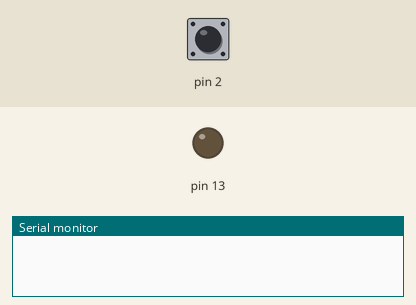
Recording of a sketch running on a simulated Arduino Uno, built with avr-gcc and run on an emulated ATmega328P. On the bench: output pins drawn as LEDs (lit = HIGH), the last lines printed to the serial monitor. Inputs (shaded band) come from the test bench; at power-on: pin 2 HIGH.

Above: at 1.2 s.
1.3 s: pin 2 pulled LOW for 0.15 s
At 1.37 s:
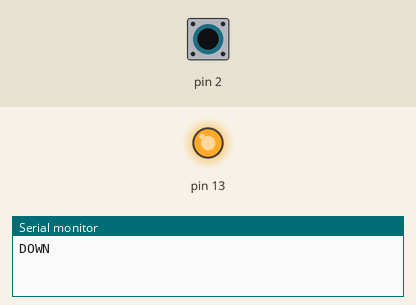
2.9 s: pin 2 pulled LOW for 3.2 s
At 7.3 s:
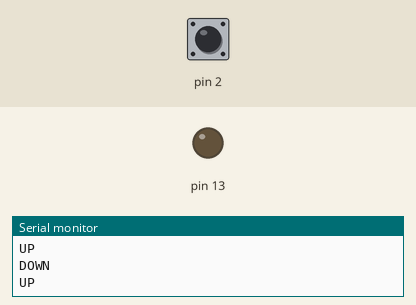
Timing chart, 0 to 8.8 s (numbered marks = the images above; inputs shaded):
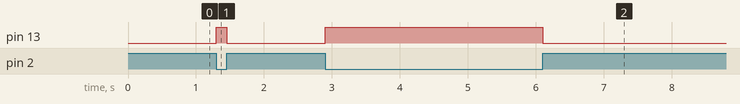

The sketch:

button_led.ino
```cpp
// LED on pin 13 follows a button on pin 2 (INPUT_PULLUP, active low).
void setup() {
  pinMode(2, INPUT_PULLUP);
  pinMode(13, OUTPUT);
  Serial.begin(115200);
}
void loop() {
  bool pressed = digitalRead(2) == LOW;
  digitalWrite(13, pressed ? HIGH : LOW);
  static bool last = false;
  if (pressed != last) { Serial.println(pressed ? "DOWN" : "UP"); last = pressed; }
}
```

Measured:
- after the input at 1.3 s, pin 13: LOW → HIGH at once, → LOW 0.15 s later
- after the input at 2.9 s, pin 13: LOW → HIGH at once, → LOW 3.2 s later
